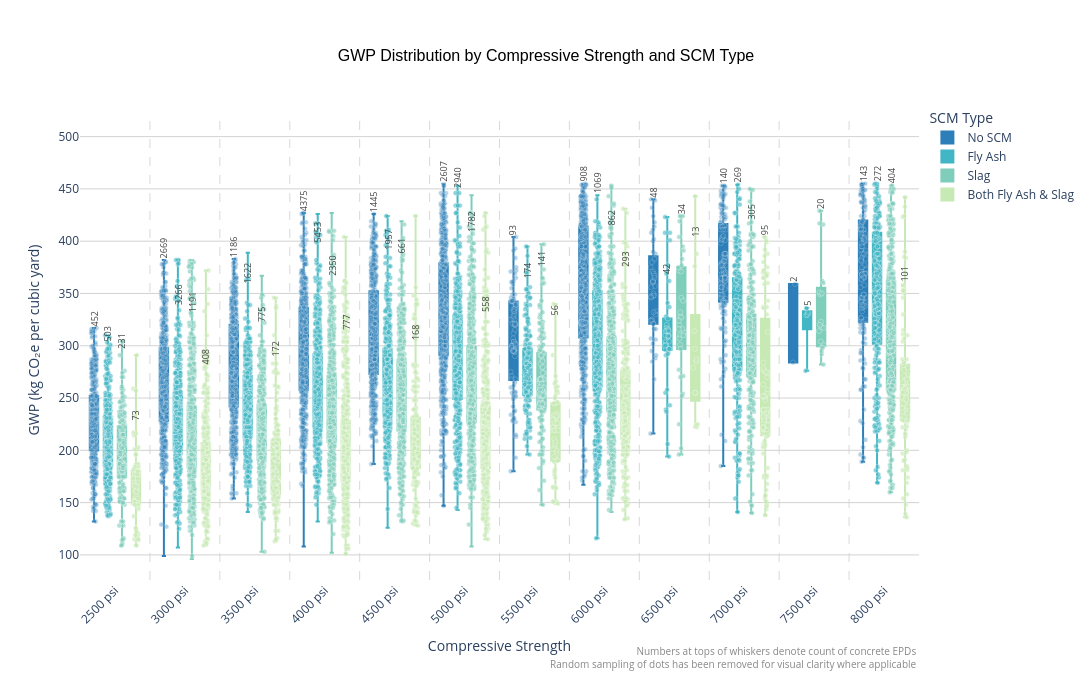

The code cell stored with this chart in its notebook:
### Code cell
strength_order  = sorted(df_plot['Compressive_Strength'].unique())
strength_to_idx = {s: i for i, s in enumerate(strength_order)}

n_groups    = len(scm_plot_order)
group_width = 0.8
box_width   = group_width / n_groups
offsets_map = {
    scm: (i - (n_groups - 1) / 2) * box_width
    for i, scm in enumerate(scm_plot_order)
}

POINT_JITTER_WIDTH  = 0.04
MAX_DOTS_PER_BUCKET = 600

fig = go.Figure()
rng = np.random.default_rng(seed=42)

# --- Box traces ---
for scm_type, color in zip(scm_plot_order, colors):
    subset   = df_plot[df_plot['scm_type'] == scm_type]
    x_values = [strength_to_idx[s] + offsets_map[scm_type]
                for s in subset['Compressive_Strength']]

    fig.add_trace(go.Box(
        x=x_values,
        y=subset['gwp_rounded'],
        name=scm_type,
        marker_color=color,
        line_color=color,
        fillcolor=color,
        boxpoints=False,
        width=box_width * 0.6,
        marker=dict(size=5, opacity=0.6, line=dict(width=0.5, color='white')),
        customdata=subset[['Mix Label']].values,
        hovertemplate='<b>%{customdata[0]}</b><br>GWP: %{y} kg CO₂e/cy<extra>' + scm_type + '</extra>',
    ))

# --- Scatter dot traces ---
for scm_type, color in zip(scm_plot_order, colors):
    subset    = df_plot[df_plot['scm_type'] == scm_type]
    is_no_scm = (scm_type == 'No SCM')
    sampled_x, sampled_y, sampled_names = [], [], []

    for strength in strength_order:
        bucket = subset[subset['Compressive_Strength'] == strength]
        n = min(MAX_DOTS_PER_BUCKET, len(bucket))
        if n == 0:
            continue
        sample = bucket.sample(n=n, random_state=42) if n < len(bucket) else bucket
        x_center = strength_to_idx[strength] + offsets_map[scm_type]
        jitter = rng.uniform(-POINT_JITTER_WIDTH, POINT_JITTER_WIDTH, n)
        sampled_x.extend(x_center + jitter)
        sampled_y.extend(sample['gwp_rounded'].values)
        sampled_names.extend(sample['Mix Label'].values)

    opacity = 0.35 if is_no_scm else 0.6
    fig.add_trace(go.Scatter(
        x=sampled_x,
        y=sampled_y,
        mode='markers',
        marker=dict(color=color, size=5, opacity=opacity,
                    line=dict(width=0.5, color='white')),
        customdata=[[n] for n in sampled_names],
        hovertemplate='<b>%{customdata[0]}</b><br>GWP: %{y} kg CO₂e/cy<extra>' + scm_type + '</extra>',
        showlegend=False,
        name=scm_type + ' (dots)',
    ))

# --- Count annotations ---
for scm_type in scm_plot_order:
    for strength in strength_order:
        subset = df_plot[
            (df_plot['scm_type'] == scm_type) &
            (df_plot['Compressive_Strength'] == strength)
        ]
        if len(subset) == 0:
            continue

        count = len(subset)
        vals = subset['gwp_rounded']
        q1, q3 = vals.quantile(0.25), vals.quantile(0.75)
        whisker_top = min(q3 + 1.5 * (q3 - q1), vals.max())

        fig.add_annotation(
            x=strength_to_idx[strength] + offsets_map[scm_type],
            y=whisker_top,
            text=str(count),
            textangle=-90,
            showarrow=False,
            yanchor='bottom',
            font=dict(size=9, color='#444444'),
            xref='x', yref='y',
        )

# --- Footnotes ---
fig.add_annotation(
    text=(
        'Numbers at tops of whiskers denote count of concrete EPDs<br>'
        'Random sampling of dots has been removed for visual clarity where applicable'
    ),
    xref='paper', yref='paper',
    x=1.0, y=-0.13,
    xanchor='right', yanchor='top',
    showarrow=False,
    font=dict(size=10, color='#888888'),
    align='right',
)

# --- Vertical separators ---
y_min = df_plot['gwp_rounded'].min()
y_max = df_plot['gwp_rounded'].max()

for i in range(len(strength_order) - 1):
    fig.add_shape(
        type='line',
        x0=i + 0.5, y0=y_min - 20,
        x1=i + 0.5, y1=y_max + 60,
        line=dict(color='rgba(128,128,128,0.3)', width=1, dash='dash'),
        layer='below'
    )

# --- Axes ---
fig.update_xaxes(
    tickvals=list(range(len(strength_order))),
    ticktext=[f'{int(s)} psi' for s in strength_order],
    tickangle=-45,
    title_text='Compressive Strength',
    range=[-0.5, len(strength_order) - 0.5],
)

fig.update_yaxes(
    title_text='GWP (kg CO₂e per cubic yard)',
    showgrid=True,
    gridcolor='lightgrey',
    range=[y_min - 20, y_max + 80],
)

fig.update_layout(
    title={
        'text': 'GWP Distribution by Compressive Strength and SCM Type',
        'x': 0.5, 'xanchor': 'center', 'yanchor': 'top',
        'font': {'size': 16, 'family': 'Arial', 'color': 'black'},
    },
    plot_bgcolor='white',
    paper_bgcolor='white',
    height=700,
    width=1400,
    margin=dict(b=120),
    legend={
        'title': 'SCM Type',
        'orientation': 'v',
        'yanchor': 'top', 'y': 0.99,
        'xanchor': 'left', 'x': 1.01,
    },
)

print(f"Total samples (2500–8000 psi): {len(df_filtered)}")
print(f"\nSamples by SCM Type:")
print(df_filtered['scm_type'].value_counts())

print(f"\nDots shown per bucket (capped at {MAX_DOTS_PER_BUCKET}):")
for scm_type in scm_plot_order:
    scm_subset = df_plot[df_plot['scm_type'] == scm_type]
    sampled = sum(min(MAX_DOTS_PER_BUCKET, len(scm_subset[scm_subset['Compressive_Strength'] == s])) for s in strength_order)
    total   = len(scm_subset)
    print(f"  {scm_type}: {sampled:,} shown / {total:,} total")

fig.show()

### Figure 1 — Plotly figure (JSON) as saved in the notebook; plotly's stock layout.template omitted (floating-point values rounded to 4 significant figures; data arrays with more than 128 entries replaced by an {"elided": "..."} marker saying what was removed)
{"data": [{"boxpoints": false, "customdata": {"elided": "14068x1 str values"}, "fillcolor": "#2c7fb8", "hovertemplate": "<b>%{customdata[0]}</b><br>GWP: %{y} kg CO₂e/cy<extra>No SCM</extra>", "line": {"color": "#2c7fb8"}, "marker": {"color": "#2c7fb8", "line": {"color": "white", "width": 0.5}, "opacity": 0.6, "size": 5}, "name": "No SCM", "type": "box", "width": 0.12, "x": {"elided": "14068 float values"}, "y": {"elided": "14068 float values"}}, {"boxpoints": false, "customdata": {"elided": "17572x1 str values"}, "fillcolor": "#41b6c4", "hovertemplate": "<b>%{customdata[0]}</b><br>GWP: %{y} kg CO₂e/cy<extra>Fly Ash</extra>", "line": {"color": "#41b6c4"}, "marker": {"color": "#41b6c4", "line": {"color": "white", "width": 0.5}, "opacity": 0.6, "size": 5}, "name": "Fly Ash", "type": "box", "width": 0.12, "x": {"elided": "17572 float values"}, "y": {"elided": "17572 float values"}}, {"boxpoints": false, "customdata": {"elided": "8756x1 str values"}, "fillcolor": "#7fcdbb", "hovertemplate": "<b>%{customdata[0]}</b><br>GWP: %{y} kg CO₂e/cy<extra>Slag</extra>", "line": {"color": "#7fcdbb"}, "marker": {"color": "#7fcdbb", "line": {"color": "white", "width": 0.5}, "opacity": 0.6, "size": 5}, "name": "Slag", "type": "box", "width": 0.12, "x": {"elided": "8756 float values"}, "y": {"elided": "8756 float values"}}, {"boxpoints": false, "customdata": {"elided": "2714x1 str values"}, "fillcolor": "#c7e9b4", "hovertemplate": "<b>%{customdata[0]}</b><br>GWP: %{y} kg CO₂e/cy<extra>Both Fly Ash & Slag</extra>", "line": {"color": "#c7e9b4"}, "marker": {"color": "#c7e9b4", "line": {"color": "white", "width": 0.5}, "opacity": 0.6, "size": 5}, "name": "Both Fly Ash & Slag", "type": "box", "width": 0.12, "x": {"elided": "2714 float values"}, "y": {"elided": "2714 float values"}}, {"customdata": {"elided": "4478x1 str values"}, "hovertemplate": "<b>%{customdata[0]}</b><br>GWP: %{y} kg CO₂e/cy<extra>No SCM</extra>", "marker": {"color": "#2c7fb8", "line": {"color": "white", "width": 0.5}, "opacity": 0.35, "size": 5}, "mode": "markers", "name": "No SCM (dots)", "showlegend": false, "type": "scatter", "x": {"elided": "4478 float values"}, "y": {"elided": "4478 int values"}}, {"customdata": {"elided": "4865x1 str values"}, "hovertemplate": "<b>%{customdata[0]}</b><br>GWP: %{y} kg CO₂e/cy<extra>Fly Ash</extra>", "marker": {"color": "#41b6c4", "line": {"color": "white", "width": 0.5}, "opacity": 0.6, "size": 5}, "mode": "markers", "name": "Fly Ash (dots)", "showlegend": false, "type": "scatter", "x": {"elided": "4865 float values"}, "y": {"elided": "4865 int values"}}, {"customdata": {"elided": "4735x1 str values"}, "hovertemplate": "<b>%{customdata[0]}</b><br>GWP: %{y} kg CO₂e/cy<extra>Slag</extra>", "marker": {"color": "#7fcdbb", "line": {"color": "white", "width": 0.5}, "opacity": 0.6, "size": 5}, "mode": "markers", "name": "Slag (dots)", "showlegend": false, "type": "scatter", "x": {"elided": "4735 float values"}, "y": {"elided": "4735 int values"}}, {"customdata": {"elided": "2537x1 str values"}, "hovertemplate": "<b>%{customdata[0]}</b><br>GWP: %{y} kg CO₂e/cy<extra>Both Fly Ash & Slag</extra>", "marker": {"color": "#c7e9b4", "line": {"color": "white", "width": 0.5}, "opacity": 0.6, "size": 5}, "mode": "markers", "name": "Both Fly Ash & Slag (dots)", "showlegend": false, "type": "scatter", "x": {"elided": "2537 float values"}, "y": {"elided": "2537 int values"}}], "layout": {"annotations": [{"font": {"color": "#444444", "size": 9}, "showarrow": false, "text": "452", "textangle": -90, "x": -0.3, "xref": "x", "y": 317, "yanchor": "bottom", "yref": "y"}, {"font": {"color": "#444444", "size": 9}, "showarrow": false, "text": "2669", "textangle": -90, "x": 0.7, "xref": "x", "y": 382, "yanchor": "bottom", "yref": "y"}, {"font": {"color": "#444444", "size": 9}, "showarrow": false, "text": "1186", "textangle": -90, "x": 1.7, "xref": "x", "y": 383, "yanchor": "bottom", "yref": "y"}, {"font": {"color": "#444444", "size": 9}, "showarrow": false, "text": "4375", "textangle": -90, "x": 2.7, "xref": "x", "y": 427, "yanchor": "bottom", "yref": "y"}, {"font": {"color": "#444444", "size": 9}, "showarrow": false, "text": "1445", "textangle": -90, "x": 3.7, "xref": "x", "y": 426, "yanchor": "bottom", "yref": "y"}, {"font": {"color": "#444444", "size": 9}, "showarrow": false, "text": "2607", "textangle": -90, "x": 4.7, "xref": "x", "y": 455, "yanchor": "bottom", "yref": "y"}, {"font": {"color": "#444444", "size": 9}, "showarrow": false, "text": "93", "textangle": -90, "x": 5.7, "xref": "x", "y": 404, "yanchor": "bottom", "yref": "y"}, {"font": {"color": "#444444", "size": 9}, "showarrow": false, "text": "908", "textangle": -90, "x": 6.7, "xref": "x", "y": 455, "yanchor": "bottom", "yref": "y"}, {"font": {"color": "#444444", "size": 9}, "showarrow": false, "text": "48", "textangle": -90, "x": 7.7, "xref": "x", "y": 440, "yanchor": "bottom", "yref": "y"}, {"font": {"color": "#444444", "size": 9}, "showarrow": false, "text": "140", "textangle": -90, "x": 8.7, "xref": "x", "y": 453, "yanchor": "bottom", "yref": "y"}, {"font": {"color": "#444444", "size": 9}, "showarrow": false, "text": "2", "textangle": -90, "x": 9.7, "xref": "x", "y": 359, "yanchor": "bottom", "yref": "y"}, {"font": {"color": "#444444", "size": 9}, "showarrow": false, "text": "143", "textangle": -90, "x": 10.7, "xref": "x", "y": 455, "yanchor": "bottom", "yref": "y"}, {"font": {"color": "#444444", "size": 9}, "showarrow": false, "text": "503", "textangle": -90, "x": -0.1, "xref": "x", "y": 302.5, "yanchor": "bottom", "yref": "y"}, {"font": {"color": "#444444", "size": 9}, "showarrow": false, "text": "3266", "textangle": -90, "x": 0.9, "xref": "x", "y": 337.5, "yanchor": "bottom", "yref": "y"}, {"font": {"color": "#444444", "size": 9}, "showarrow": false, "text": "1622", "textangle": -90, "x": 1.9, "xref": "x", "y": 358, "yanchor": "bottom", "yref": "y"}, {"font": {"color": "#444444", "size": 9}, "showarrow": false, "text": "5453", "textangle": -90, "x": 2.9, "xref": "x", "y": 397, "yanchor": "bottom", "yref": "y"}, {"font": {"color": "#444444", "size": 9}, "showarrow": false, "text": "1957", "textangle": -90, "x": 3.9, "xref": "x", "y": 390, "yanchor": "bottom", "yref": "y"}, {"font": {"color": "#444444", "size": 9}, "showarrow": false, "text": "2940", "textangle": -90, "x": 4.9, "xref": "x", "y": 449, "yanchor": "bottom", "yref": "y"}, {"font": {"color": "#444444", "size": 9}, "showarrow": false, "text": "174", "textangle": -90, "x": 5.9, "xref": "x", "y": 362.6, "yanchor": "bottom", "yref": "y"}, {"font": {"color": "#444444", "size": 9}, "showarrow": false, "text": "1069", "textangle": -90, "x": 6.9, "xref": "x", "y": 444, "yanchor": "bottom", "yref": "y"}, {"font": {"color": "#444444", "size": 9}, "showarrow": false, "text": "42", "textangle": -90, "x": 7.9, "xref": "x", "y": 366.9, "yanchor": "bottom", "yref": "y"}, {"font": {"color": "#444444", "size": 9}, "showarrow": false, "text": "269", "textangle": -90, "x": 8.9, "xref": "x", "y": 454, "yanchor": "bottom", "yref": "y"}, {"font": {"color": "#444444", "size": 9}, "showarrow": false, "text": "5", "textangle": -90, "x": 9.9, "xref": "x", "y": 336, "yanchor": "bottom", "yref": "y"}, {"font": {"color": "#444444", "size": 9}, "showarrow": false, "text": "272", "textangle": -90, "x": 10.9, "xref": "x", "y": 455, "yanchor": "bottom", "yref": "y"}, {"font": {"color": "#444444", "size": 9}, "showarrow": false, "text": "231", "textangle": -90, "x": 0.1, "xref": "x", "y": 295.8, "yanchor": "bottom", "yref": "y"}, {"font": {"color": "#444444", "size": 9}, "showarrow": false, "text": "1191", "textangle": -90, "x": 1.1, "xref": "x", "y": 330.5, "yanchor": "bottom", "yref": "y"}, {"font": {"color": "#444444", "size": 9}, "showarrow": false, "text": "775", "textangle": -90, "x": 2.1, "xref": "x", "y": 321, "yanchor": "bottom", "yref": "y"}, {"font": {"color": "#444444", "size": 9}, "showarrow": false, "text": "2350", "textangle": -90, "x": 3.1, "xref": "x", "y": 365.1, "yanchor": "bottom", "yref": "y"}, {"font": {"color": "#444444", "size": 9}, "showarrow": false, "text": "661", "textangle": -90, "x": 4.1, "xref": "x", "y": 386.5, "yanchor": "bottom", "yref": "y"}, {"font": {"color": "#444444", "size": 9}, "showarrow": false, "text": "1782", "textangle": -90, "x": 5.1, "xref": "x", "y": 407, "yanchor": "bottom", "yref": "y"}, {"font": {"color": "#444444", "size": 9}, "showarrow": false, "text": "141", "textangle": -90, "x": 6.1, "xref": "x", "y": 374, "yanchor": "bottom", "yref": "y"}, {"font": {"color": "#444444", "size": 9}, "showarrow": false, "text": "862", "textangle": -90, "x": 7.1, "xref": "x", "y": 413, "yanchor": "bottom", "yref": "y"}, {"font": {"color": "#444444", "size": 9}, "showarrow": false, "text": "34", "textangle": -90, "x": 8.1, "xref": "x", "y": 424, "yanchor": "bottom", "yref": "y"}, {"font": {"color": "#444444", "size": 9}, "showarrow": false, "text": "305", "textangle": -90, "x": 9.1, "xref": "x", "y": 418.5, "yanchor": "bottom", "yref": "y"}, {"font": {"color": "#444444", "size": 9}, "showarrow": false, "text": "20", "textangle": -90, "x": 10.1, "xref": "x", "y": 429, "yanchor": "bottom", "yref": "y"}, {"font": {"color": "#444444", "size": 9}, "showarrow": false, "text": "404", "textangle": -90, "x": 11.1, "xref": "x", "y": 453, "yanchor": "bottom", "yref": "y"}, {"font": {"color": "#444444", "size": 9}, "showarrow": false, "text": "73", "textangle": -90, "x": 0.3, "xref": "x", "y": 226.5, "yanchor": "bottom", "yref": "y"}, {"font": {"color": "#444444", "size": 9}, "showarrow": false, "text": "408", "textangle": -90, "x": 1.3, "xref": "x", "y": 280.5, "yanchor": "bottom", "yref": "y"}, {"font": {"color": "#444444", "size": 9}, "showarrow": false, "text": "172", "textangle": -90, "x": 2.3, "xref": "x", "y": 288, "yanchor": "bottom", "yref": "y"}, {"font": {"color": "#444444", "size": 9}, "showarrow": false, "text": "777", "textangle": -90, "x": 3.3, "xref": "x", "y": 313.5, "yanchor": "bottom", "yref": "y"}, {"font": {"color": "#444444", "size": 9}, "showarrow": false, "text": "168", "textangle": -90, "x": 4.3, "xref": "x", "y": 303.6, "yanchor": "bottom", "yref": "y"}, {"font": {"color": "#444444", "size": 9}, "showarrow": false, "text": "558", "textangle": -90, "x": 5.3, "xref": "x", "y": 330.5, "yanchor": "bottom", "yref": "y"}, {"font": {"color": "#444444", "size": 9}, "showarrow": false, "text": "56", "textangle": -90, "x": 6.3, "xref": "x", "y": 327.5, "yanchor": "bottom", "yref": "y"}, {"font": {"color": "#444444", "size": 9}, "showarrow": false, "text": "293", "textangle": -90, "x": 7.3, "xref": "x", "y": 373.5, "yanchor": "bottom", "yref": "y"}, {"font": {"color": "#444444", "size": 9}, "showarrow": false, "text": "13", "textangle": -90, "x": 8.3, "xref": "x", "y": 402.5, "yanchor": "bottom", "yref": "y"}, {"font": {"color": "#444444", "size": 9}, "showarrow": false, "text": "95", "textangle": -90, "x": 9.3, "xref": "x", "y": 404, "yanchor": "bottom", "yref": "y"}, {"font": {"color": "#444444", "size": 9}, "showarrow": false, "text": "101", "textangle": -90, "x": 11.3, "xref": "x", "y": 359, "yanchor": "bottom", "yref": "y"}, {"align": "right", "font": {"color": "#888888", "size": 10}, "showarrow": false, "text": "Numbers at tops of whiskers denote count of concrete EPDs<br>Random sampling of dots has been removed for visual clarity where applicable", "x": 1, "xanchor": "right", "xref": "paper", "y": -0.13, "yanchor": "top", "yref": "paper"}], "height": 700, "legend": {"orientation": "v", "title": {"text": "SCM Type"}, "x": 1.01, "xanchor": "left", "y": 0.99, "yanchor": "top"}, "margin": {"b": 120}, "paper_bgcolor": "white", "plot_bgcolor": "white", "shapes": [{"layer": "below", "line": {"color": "rgba(128,128,128,0.3)", "dash": "dash", "width": 1}, "type": "line", "x0": 0.5, "x1": 0.5, "y0": 76, "y1": 515}, {"layer": "below", "line": {"color": "rgba(128,128,128,0.3)", "dash": "dash", "width": 1}, "type": "line", "x0": 1.5, "x1": 1.5, "y0": 76, "y1": 515}, {"layer": "below", "line": {"color": "rgba(128,128,128,0.3)", "dash": "dash", "width": 1}, "type": "line", "x0": 2.5, "x1": 2.5, "y0": 76, "y1": 515}, {"layer": "below", "line": {"color": "rgba(128,128,128,0.3)", "dash": "dash", "width": 1}, "type": "line", "x0": 3.5, "x1": 3.5, "y0": 76, "y1": 515}, {"layer": "below", "line": {"color": "rgba(128,128,128,0.3)", "dash": "dash", "width": 1}, "type": "line", "x0": 4.5, "x1": 4.5, "y0": 76, "y1": 515}, {"layer": "below", "line": {"color": "rgba(128,128,128,0.3)", "dash": "dash", "width": 1}, "type": "line", "x0": 5.5, "x1": 5.5, "y0": 76, "y1": 515}, {"layer": "below", "line": {"color": "rgba(128,128,128,0.3)", "dash": "dash", "width": 1}, "type": "line", "x0": 6.5, "x1": 6.5, "y0": 76, "y1": 515}, {"layer": "below", "line": {"color": "rgba(128,128,128,0.3)", "dash": "dash", "width": 1}, "type": "line", "x0": 7.5, "x1": 7.5, "y0": 76, "y1": 515}, {"layer": "below", "line": {"color": "rgba(128,128,128,0.3)", "dash": "dash", "width": 1}, "type": "line", "x0": 8.5, "x1": 8.5, "y0": 76, "y1": 515}, {"layer": "below", "line": {"color": "rgba(128,128,128,0.3)", "dash": "dash", "width": 1}, "type": "line", "x0": 9.5, "x1": 9.5, "y0": 76, "y1": 515}, {"layer": "below", "line": {"color": "rgba(128,128,128,0.3)", "dash": "dash", "width": 1}, "type": "line", "x0": 10.5, "x1": 10.5, "y0": 76, "y1": 515}], "title": {"font": {"color": "black", "family": "Arial", "size": 16}, "text": "GWP Distribution by Compressive Strength and SCM Type", "x": 0.5, "xanchor": "center", "yanchor": "top"}, "width": 1400, "xaxis": {"range": [-0.5, 11.5], "tickangle": -45, "ticktext": ["2500 psi", "3000 psi", "3500 psi", "4000 psi", "4500 psi", "5000 psi", "5500 psi", "6000 psi", "6500 psi", "7000 psi", "7500 psi", "8000 psi"], "tickvals": [0, 1, 2, 3, 4, 5, 6, 7, 8, 9, 10, 11], "title": {"text": "Compressive Strength"}}, "yaxis": {"gridcolor": "lightgrey", "range": [76, 535], "showgrid": true, "title": {"text": "GWP (kg CO₂e per cubic yard)"}}}}
